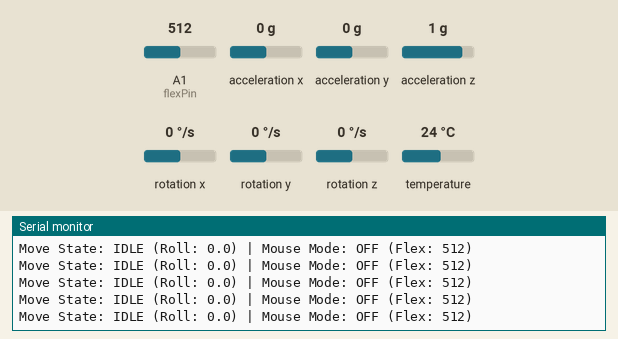
The sketch below on a simulated Arduino Leonardo, built with avr-gcc and run on an emulated ATmega32U4. Parts: the last lines printed to the serial monitor. The test bench sets the inputs (shaded band); at power-on: A1 (flexPin) = 512, acceleration y 0 g, acceleration x 0 g, acceleration z 1 g, rotation x 0 °/s, rotation y 0 °/s, rotation z 0 °/s, temperature 24 °C. USB keyboard and mouse output is not drawn.

Above: at 6.7 s.
6.8 s: A1 (flexPin) set to 834
At 7.8 s:
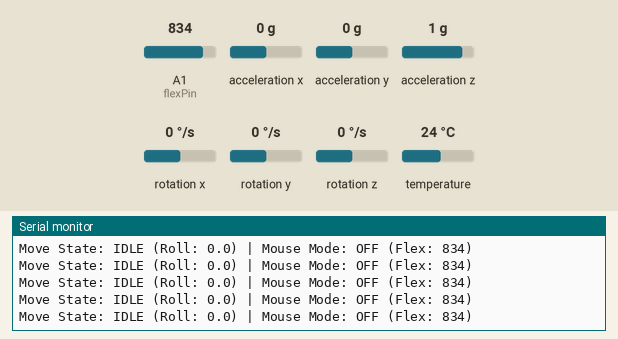
8.3 s: A1 (flexPin) set to 869
At 8.8 s:
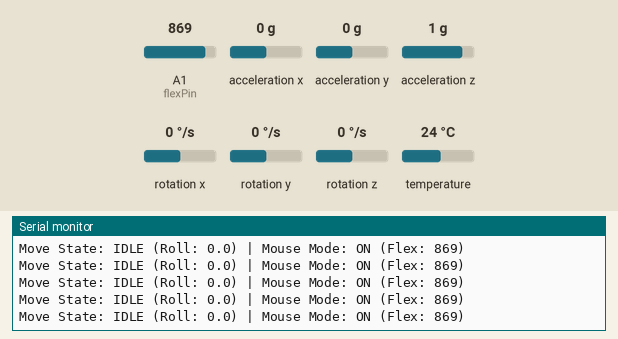
9.8 s: acceleration y set to 0 g
11.7 s: acceleration y set to 0.3 g
At 12.4 s:
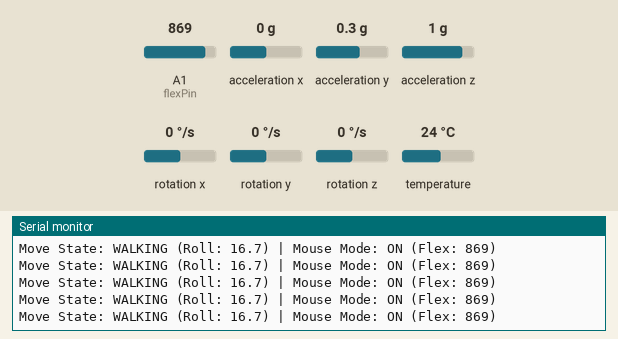

Measured:
- the behaviour switches between 850 and 851 on A1 (flexPin) (found by bisection; images 1 and 2)
- the behaviour switches between 0.1 and 0.2 g on acceleration y (found by bisection; images 2 and 3)
- after the input at 6.8 s, the serial monitor: prints a new line at once (image 1)
- after the input at 8.3 s, the serial monitor: prints a new line at once (image 2)
- after the input at 11.7 s, the serial monitor: prints a new line at once (image 3)

The sketch:

Movement_n_Camera_2_solve_drifting.ino
```cpp
/*
 * MPU6050 Hybrid Controller (Keyboard + Clutch Mouse)
 * Version: 5.2 (Dynamic Recalibration for Drift Fix)
 * Description: This version fixes the camera drift issue by dynamically
 * re-calibrating the gyroscope's zero-point at the exact moment the
 * FlexiForce clutch is pressed.
 *
 * Code Refactored by: Code Companion
 * Current Time: Saturday, October 11, 2025 at 8:46:26 AM CST
 * Location: Taiwan
 */

#include <Wire.h>
#include <Adafruit_MPU6050.h>
#include <Adafruit_Sensor.h>
#include <Keyboard.h>
#include <Mouse.h>

Adafruit_MPU6050 mpu;

// --- Tweakable Parameters ---
const int WALK_THRESHOLD = 10;
const int SPRINT_THRESHOLD = 30;
const int flexPin = A1;
int flexThreshold = 850;
float mouseMultiplierX = 60.0;
float mouseMultiplierY = 20.0;
float deadzoneThreshold = 0.1;

// --- State Tracking ---
struct KeyStates {
  bool w = false;
  bool left_ctrl = false;
};
KeyStates keyStates;

float gyroX_offset = 0.0;
float gyroZ_offset = 0.0;

// --- NEW --- A variable to track the clutch state from the previous loop
bool clutchWasEngaged = false;

void handleKeyPress(uint8_t key, bool shouldBePressed, bool &isPressed) {
  if (shouldBePressed && !isPressed) {
    Keyboard.press(key);
    isPressed = true;
  } else if (!shouldBePressed && isPressed) {
    Keyboard.release(key);
    isPressed = false;
  }
}

void setup() {
  Serial.begin(115200);

  if (!mpu.begin()) {
    Serial.println("MPU6050 chip not found");
    while (1) { delay(10); }
  }
  Serial.println("MPU6050 Found!");

  // Initial gyro calibration on startup
  Serial.println("Calibrating Gyroscope... Do not move the sensor.");
  delay(1000);
  const int calibrationSamples = 500;
  for (int i = 0; i < calibrationSamples; i++) {
    sensors_event_t a, g, temp;
    mpu.getEvent(&a, &g, &temp);
    gyroX_offset += g.gyro.x;
    gyroZ_offset += g.gyro.z;
    delay(3);
  }
  gyroX_offset /= calibrationSamples;
  gyroZ_offset /= calibrationSamples;
  Serial.println("Initial Calibration Complete.");

  Keyboard.begin();
  Mouse.begin();

  Serial.println("Hybrid Controller is ready.");
}

void loop() {
  sensors_event_t a, g, temp;
  mpu.getEvent(&a, &g, &temp);

  // --- Keyboard Movement Control (Always On) ---
  float roll = atan2(a.acceleration.y, a.acceleration.z) * 180 / M_PI;
  float abs_roll = abs(roll);
  bool should_w_be_pressed = false;
  bool should_ctrl_be_pressed = false;
  String moveState = "IDLE";

  if (abs_roll > SPRINT_THRESHOLD) {
    moveState = "SPRINTING";
    should_w_be_pressed = true;
    should_ctrl_be_pressed = true;
  } else if (abs_roll > WALK_THRESHOLD) {
    moveState = "WALKING";
    should_w_be_pressed = true;
    should_ctrl_be_pressed = false;
  }
  handleKeyPress('w', should_w_be_pressed, keyStates.w);
  handleKeyPress(KEY_LEFT_CTRL, should_ctrl_be_pressed, keyStates.left_ctrl);

  // --- Clutch-activated Mouse Camera Control ---
  int flexValue = analogRead(flexPin);
  bool clutchIsEngaged = (flexValue > flexThreshold);

  // --- NEW LOGIC: DYNAMIC RE-CALIBRATION ---
  // Check if the clutch was just pressed in this loop iteration
  if (clutchIsEngaged && !clutchWasEngaged) {
    // This is the first moment the clutch is pressed.
    // We re-calibrate the gyro's "zero point" to the current readings.
    Serial.println("--- MOUSE CLUTCH ENGAGED: RE-CALIBRATING ZERO POINT ---");
    sensors_event_t current_a, current_g, current_temp;
    mpu.getEvent(&current_a, &current_g, &current_temp); // Get a fresh reading
    gyroX_offset = current_g.gyro.x;
    gyroZ_offset = current_g.gyro.z;
  }

  if (clutchIsEngaged) {
    // Mouse logic now uses the dynamically updated offsets
    float calibrated_gx = g.gyro.x - gyroX_offset;
    float calibrated_gz = g.gyro.z - gyroZ_offset;
    int mouse_vx = 0, mouse_vy = 0;
    if (abs(calibrated_gz) > deadzoneThreshold) {
      mouse_vx = -(int)(calibrated_gz * mouseMultiplierX);
    }
    if (abs(calibrated_gx) > deadzoneThreshold) {
      mouse_vy = (int)(calibrated_gx * mouseMultiplierY);
    }
    if (mouse_vx != 0 || mouse_vy != 0) {
      Mouse.move(mouse_vx, mouse_vy);
    }
  }

  // At the very end of the loop, update the state for the next cycle
  clutchWasEngaged = clutchIsEngaged;

  // --- Unified Serial Monitor Output ---
  Serial.print("Move State: " + moveState + " (Roll: " + String(roll, 1) + ")");
  Serial.print(" | Mouse Mode: ");
  if (clutchIsEngaged) {
    Serial.println("ON (Flex: " + String(flexValue) + ")");
  } else {
    Serial.println("OFF (Flex: " + String(flexValue) + ")");
  }

  delay(20);
}
```
